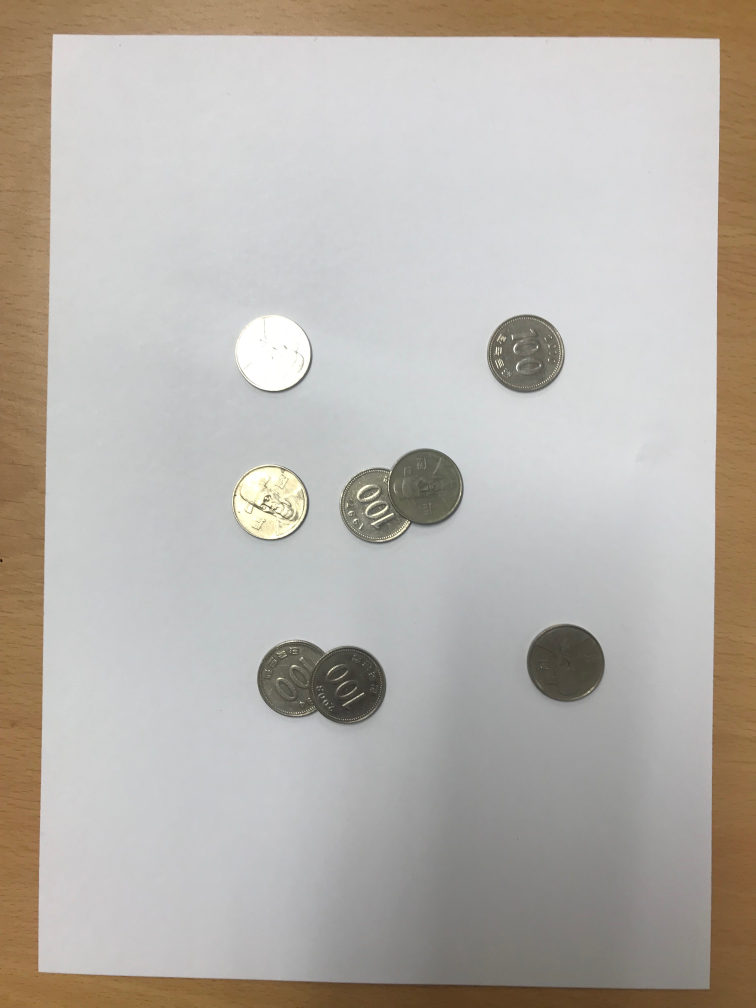
#> input picture Homework-01/Coin-Segmentation/images/IMG_02.JPG, 3024 x 4032 px (shown at 1/4 size)
$ jupyter execute Coin_Detection-02.ipynb
#> lines starting #> are read from the running program, lines starting #| are printed output that depends on the picture; after the words box and inside, x2 and y2 are one past the last pixel; in counts of white or black regions, pixels touching at a corner belong together
[cell 1]
import matplotlib.pyplot as plt
import numpy as np
import cv2

im = cv2.imread("images/IMG_02.JPG")
#> im is the input picture: shape (4032, 3024, 3); mean B, G, R 171.5, 178.1, 183.4
plt.imshow(im)

[cell 2]
roi = im[1000:3000,800:2500]
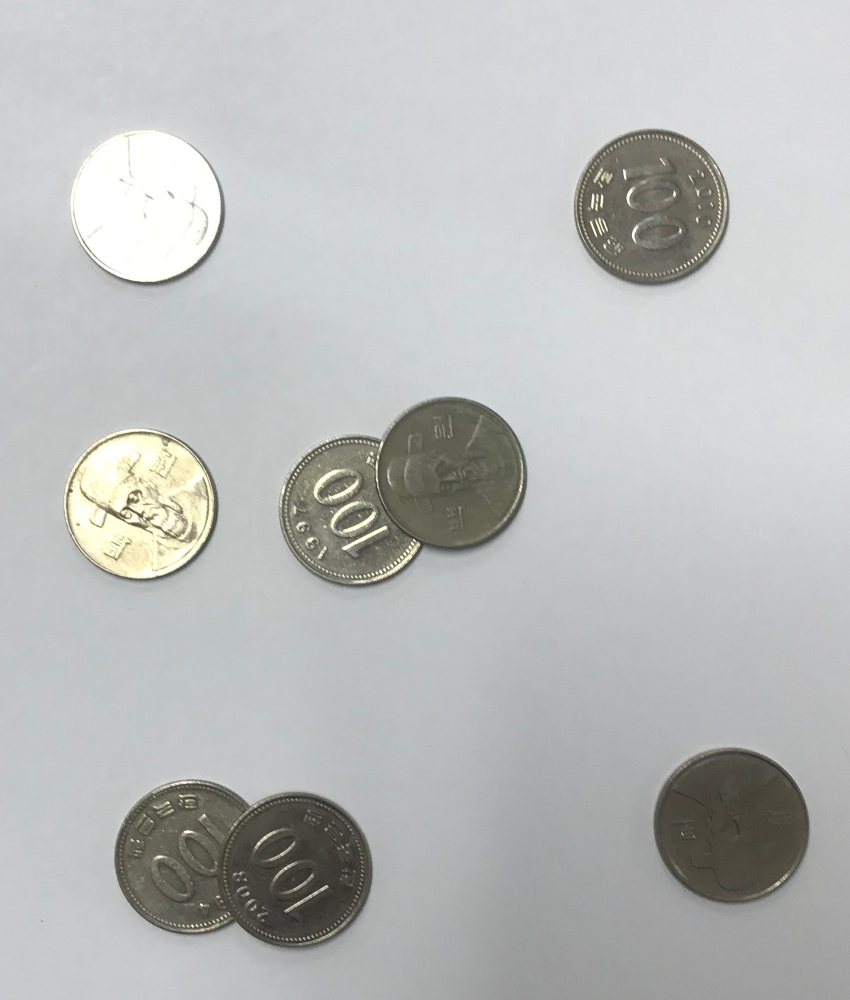
#> roi: shape (2000, 1700, 3) (shown at 1/2 size); mean B, G, R 185.8, 187.2, 185.8
plt.imshow(roi,"gray")

[cell 3]
gray = cv2.cvtColor(roi, cv2.COLOR_BGR2GRAY)
gray_blur = cv2.GaussianBlur(gray, (25, 25), 0)
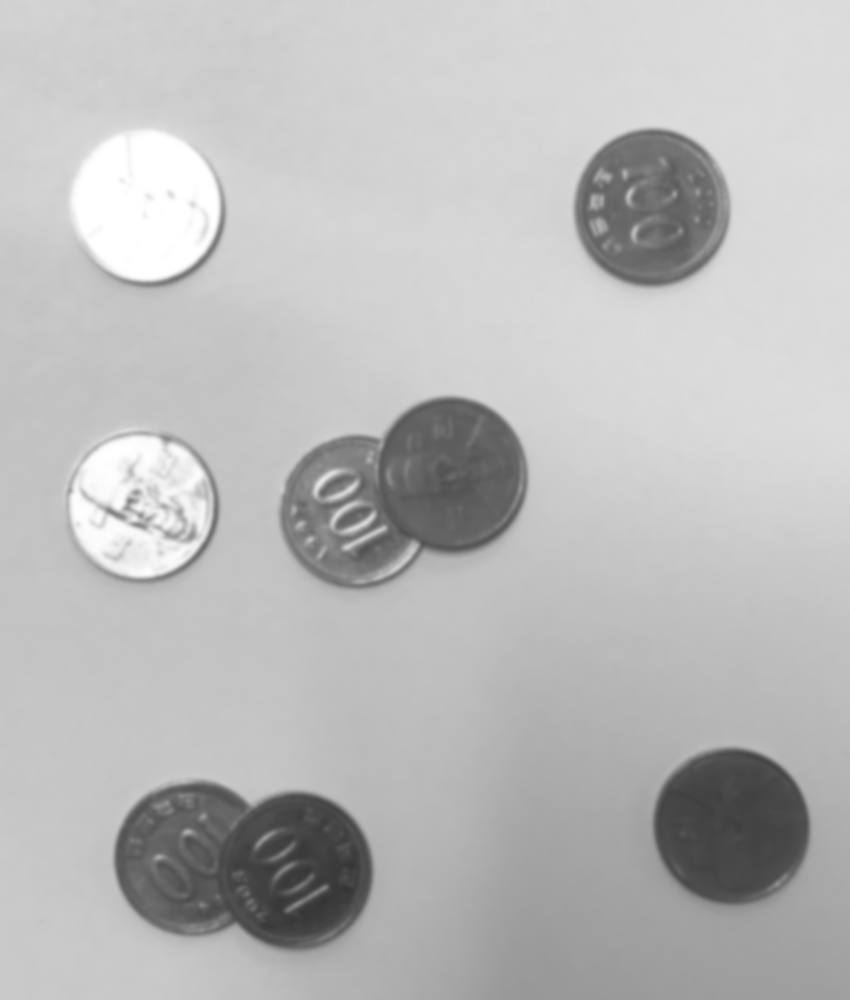
#> gray_blur: shape (2000, 1700) (shown at 1/2 size); min 53, max 255, mean 186.6
thresh = cv2.adaptiveThreshold(gray_blur, 255, cv2.ADAPTIVE_THRESH_GAUSSIAN_C,cv2.THRESH_BINARY_INV, 13, 1)
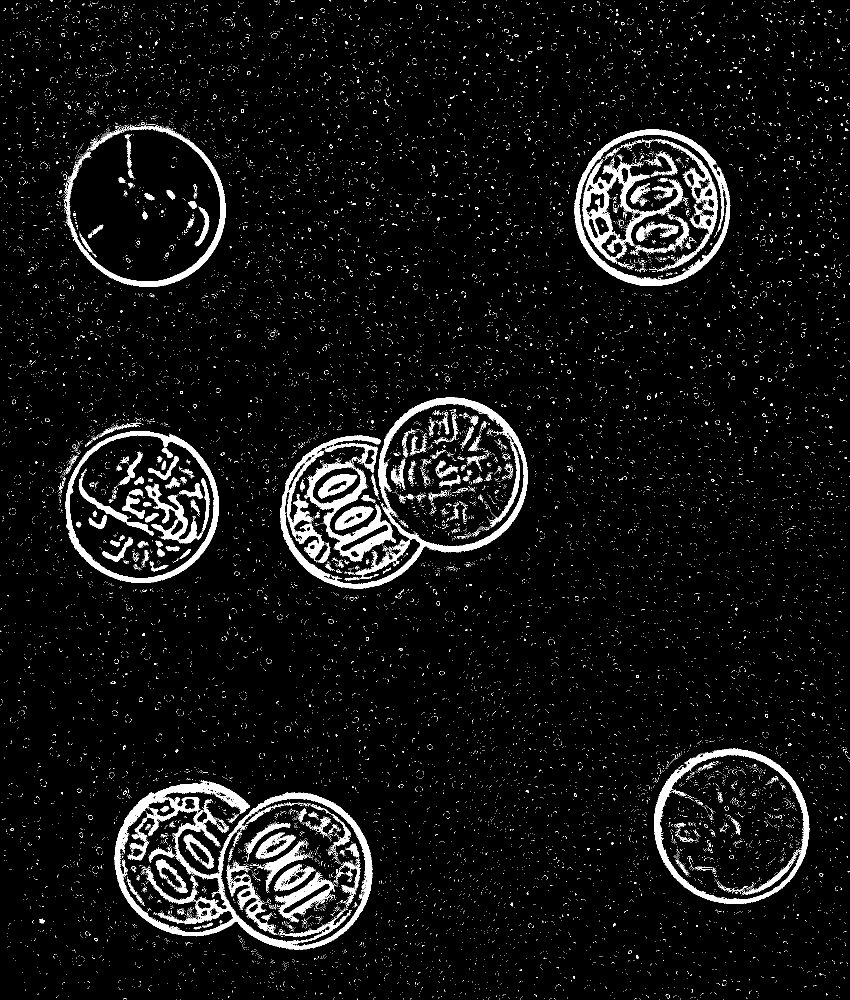
#> thresh: shape (2000, 1700) (shown at 1/2 size); 6% white; 18047 white regions (17692 under 20 px), largest, box (x1, y1, x2, y2) and area: (229, 1561, 745, 1900) 28031, (560, 794, 1055, 1178) 21570, (1149, 259, 1461, 572) 10528
plt.imshow(thresh,"gray")

[cell 4]
kernel = np.ones((4, 4), np.uint8)
closing = cv2.morphologyEx(thresh, cv2.MORPH_CLOSE,kernel, iterations=3)
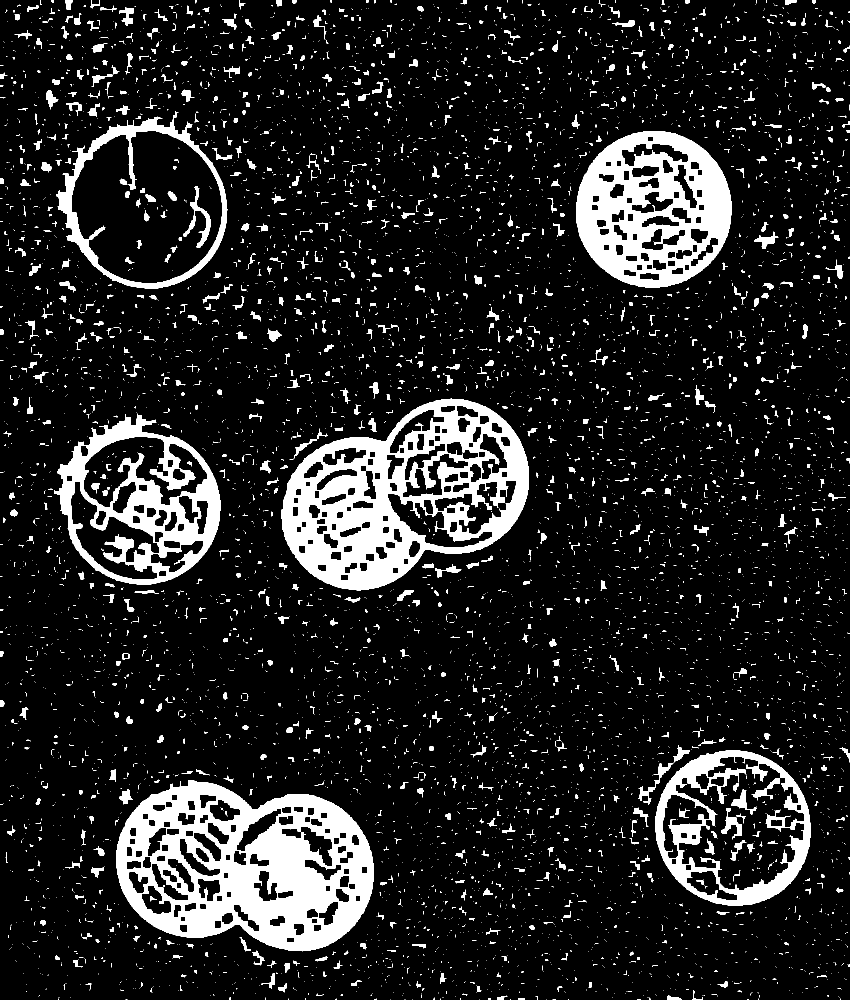
#> closing: shape (2000, 1700) (shown at 1/2 size); 12.2% white; 7380 white regions (6286 under 20 px)
plt.imshow(closing,"gray")

[cell 5]
cont_img = closing.copy()
contours, hierarchy = cv2.findContours(cont_img, cv2.RETR_EXTERNAL,cv2.CHAIN_APPROX_SIMPLE)
#> contours = 7236 contours, 6581 with area under 20; largest, box (x1, y1, x2, y2) and area: (232, 1560, 748, 1903) 134220, (563, 797, 1058, 1181) 130469, (113, 222, 455, 577) 84052, (108, 827, 441, 1169) 79713, (1152, 262, 1464, 575) 76104

circles = cv2.HoughCircles(closing, cv2.HOUGH_GRADIENT, 0.1, 120, param1 = 70, param2 = 30, minRadius = 100, maxRadius = 180)
#> circles = [[286.5, 1014.5, 153.4], [1464.5, 1654.5, 154.8], [289.5, 408.5, 158.5], [908.5, 951.5, 155], [724.5, 1020.5, 162.8], [1300.5, 416.5, 161.7], [369.5, 1712.5, 117.8]]
circles_rnd = np.uint16(np.around(circles))
#> circles_rnd = [[286, 1014, 153], [1464, 1654, 155], [290, 408, 158], [908, 952, 155], [724, 1020, 163], [1300, 416, 162], [370, 1712, 118]]

print(circles_rnd.shape)
#| (1, 7, 3)

[cell 6]
count = 1
for i in circles_rnd[0, :]:
    cv2.circle(roi, (i[0],i[1]),i[2],(255,0,150), 15)
    cv2.circle(roi, (i[0],i[1]),2,(0, 0, 0), 5)
    cv2.putText(roi, str(count), (i[0]-70,i[1]+30), cv2.FONT_HERSHEY_SIMPLEX, 3.3, (0,0,150), 15)
    count += 1

    plt.rcParams["figure.figsize"] = (16,9)
    plt.imshow(roi)
#> this loop made 7 passes
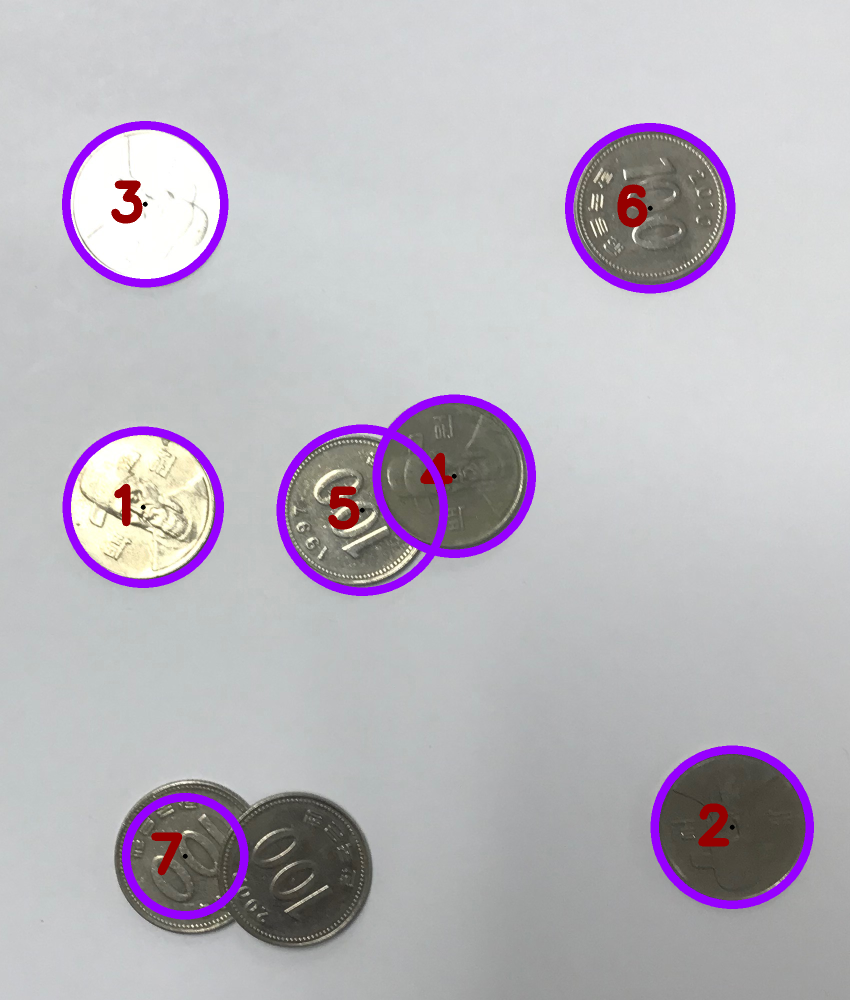
#> roi: shape (2000, 1700, 3) (shown at 1/2 size); 3.87% of pixels changed, all inside (x1, y1, x2, y2) = (124, 242, 1628, 1839)
#> after the loop, count = 8
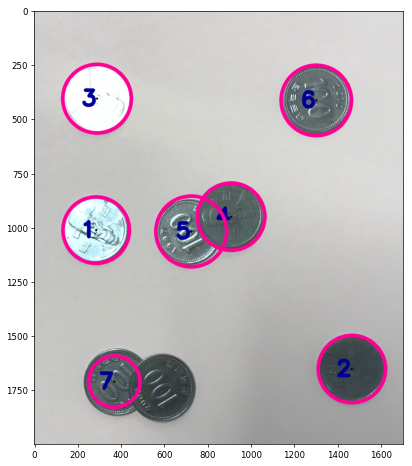
#> figure drawn by matplotlib, 1 panel; B, G, R data is drawn as R, G, B

$ run again, with Homework-01/Coin-Segmentation/images/IMG_03.JPG copied over Homework-01/Coin-Segmentation/images/IMG_02.JPG
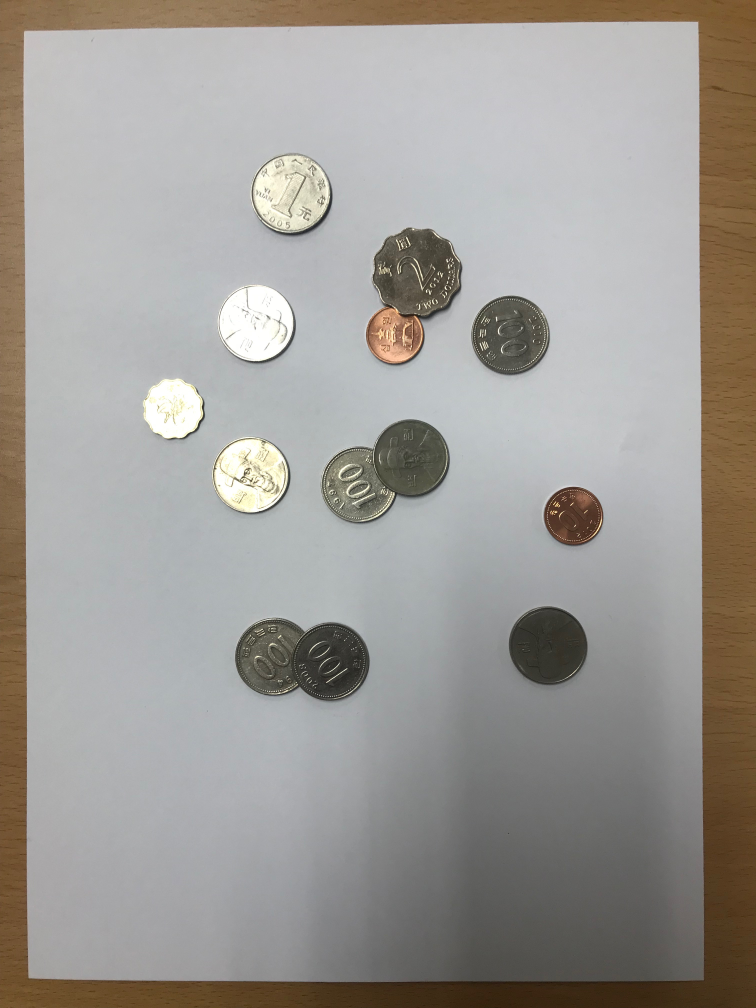
#> input picture Homework-01/Coin-Segmentation/images/IMG_03.JPG, 3024 x 4032 px (shown at 1/4 size)
#> im is the input picture: shape (4032, 3024, 3); mean B, G, R 149.8, 154.6, 158.1
#> thresh: shape (2000, 1700); 8.4% white; 18319 white regions (17881 under 20 px), largest, box (x1, y1, x2, y2) and area: (664, 0, 1050, 463) 33546, (486, 678, 1000, 1096) 27459, (141, 1472, 679, 1806) 20340
#> closing: shape (2000, 1700); 16.7% white; 6994 white regions (6130 under 20 px)
#> contours = 6878 contours, 6355 with area under 20; largest, box (x1, y1, x2, y2) and area: (144, 1474, 682, 1809) 139634, (489, 681, 1003, 1099) 138678, (667, 0, 1053, 466) 120942, (27, 109, 387, 471) 85558, (17, 720, 366, 1063) 82160
#> circles = [[1392.5, 1587.5, 158.1], [209.5, 904.5, 156.2], [217.5, 295.5, 157.4], [784.5, 347.5, 117.6], [832.5, 849.5, 172.8], [667.5, 936.5, 178.3], [1244.5, 330.5, 145.1], [282.5, 1633.5, 139.7], [1495.5, 1063.5, 114], [537.5, 1676.5, 129.8]]
#> circles_rnd = [[1392, 1588, 158], [210, 904, 156], [218, 296, 157], [784, 348, 118], [832, 850, 173], [668, 936, 178], [1244, 330, 145], [282, 1634, 140], [1496, 1064, 114], [538, 1676, 130]]
#| (1, 10, 3)
#> the loop `for i in circles_rnd[0, :]:` made 10 passes
#> after the loop `for i in circles_rnd[0, :]:`:
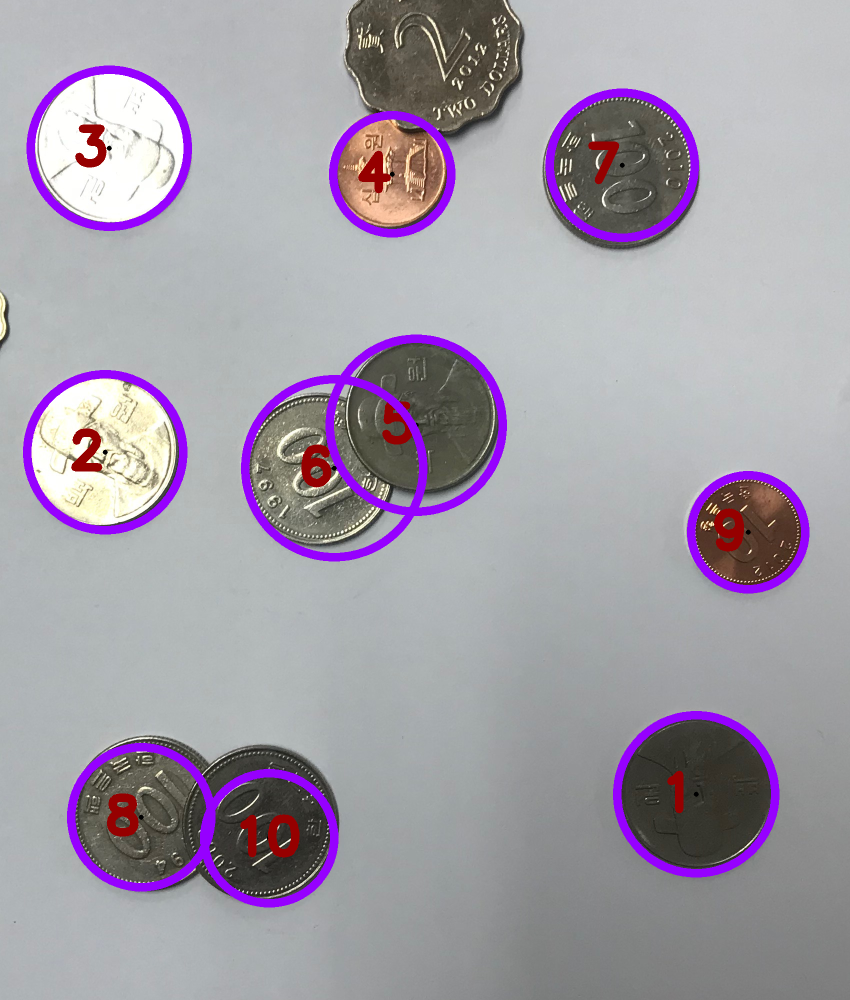
#> roi: shape (2000, 1700, 3) (shown at 1/2 size); mean B, G, R 166.8, 156.3, 162.9
#> after the loop `for i in circles_rnd[0, :]:`: count = 11
#> `[cell 6] count = 1 for i in circles_rnd[0, :]: cv2.circle(roi, (i[0],i..`:
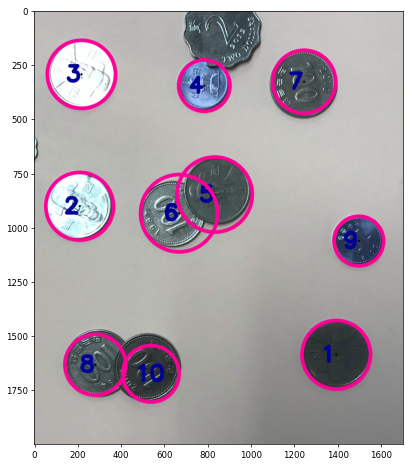
#> figure drawn by matplotlib, 1 panel; B, G, R data is drawn as R, G, B
